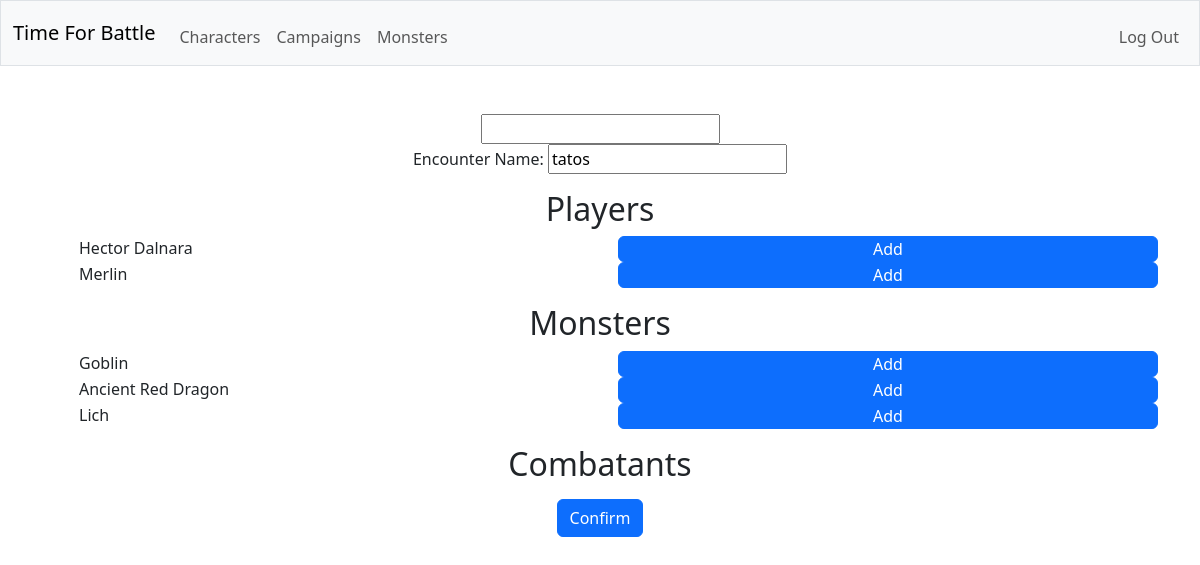
The app's page /encounter/2/edit (signed in) with its own data.
### tables this page shows
CREATE TABLE encounters (id INTEGER PRIMARY KEY NOT NULL, campaign_id INTEGER NOT NULL, status TEXT NOT NULL, round_count INTEGER NOT NULL, turn_combatant_id INTEGER NOT NULL, name TEXT NOT NULL, FOREIGN KEY (campaign_id) REFERENCES campaigns(id));

CREATE TABLE characters (creature_id INTEGER NOT NULL, background TEXT NOT NULL, species TEXT NOT NULL, class TEXT NOT NULL,  prof_bonus INT NOT NULL, species_traits TEXT NOT NULL, feats TEXT NOT NULL, acrobatics INTEGER NOT NULL, animal_handling INTEGER NOT NULL, arcana INTEGER NOT NULL, athletics INTEGER NOT NULL, deception INTEGER NOT NULL, history INTEGER NOT NULL, insight INTEGER NOT NULL, intimidation INTEGER NOT NULL, investigation INTEGER NOT NULL, medicine INTEGER NOT NULL, nature INTEGER NOT NULL, perception INTEGER NOT NULL, performance INTEGER NOT NULL, persuasion INTEGER NOT NULL, religion INTEGER NOT NULL, sleight_of_hand INTEGER NOT NULL, stealth INTEGER NOT NULL, survival INTEGER NOT NULL, FOREIGN KEY (creature_id) REFERENCES creatures(id));

CREATE TABLE creatures (id INTEGER PRIMARY KEY NOT NULL, user_id INTEGER NOT NULL, is_player INTEGER NOT NULL, name TEXT NOT NULL, size TEXT NOT NULL, alignment TEXT NOT NULL, armor_class TEXT NOT NULL, max_hitpoints INTEGER NOT NULL, initiative_bonus INTEGER NOT NULL, speed TEXT NOT NULL, strength INTEGER NOT NULL, dexterity INTEGER NOT NULL, constitution INTEGER NOT NULL, intelligence INTEGER NOT NULL, wisdom INTEGER NOT NULL, charisma INTEGER NOT NULL, strength_save_bonus INTEGER NOT NULL, dexterity_save_bonus INTEGER NOT NULL, constitution_save_bonus INTEGER NOT NULL, intelligence_save_bonus INTEGER NOT NULL, wisdom_save_bonus INTEGER NOT NULL, charisma_save_bonus INTEGER NOT NULL, skills TEXT NOT NULL, senses TEXT NOT NULL, languages TEXT NOT NULL, traits TEXT NOT NULL, FOREIGN KEY (user_id) REFERENCES users(id));

CREATE TABLE monsters (creature_id INTEGER NOT NULL, type TEXT NOT NULL, challenge_rating TEXT NOT NULL, vulnerabilities TEXT NOT NULL, resistances TEXT NOT NULL, immunities TEXT NOT NULL, actions TEXT NOT NULL, bonus_actions TEXT NOT NULL, reactions TEXT NOT NULL, legendary_actions TEXT NOT NULL, FOREIGN KEY (creature_id) REFERENCES creatures(id));

### app.py (the view)
@app.route("/encounter/<encounter_id>/edit", methods=["GET", "POST"])
@login_required
def edit_encounter(encounter_id):
    if encounter_id[:3] == "new":
        encounter = {"id" : encounter_id, "campaign_id" : encounter_id[3:]}
    else:
        with sqlite3.connect(database) as conn:
            conn.row_factory = sqlite3.Row
            cur = conn.cursor()
            cur.execute(
                "SELECT * FROM encounters JOIN campaigns ON campaigns.id = encounters.campaign_id WHERE encounters.id = ?",
                (encounter_id,)
            )
            encounters = [dict(row) for row in cur.fetchall()]
        if len(encounters) != 1:
            return error("not found", 404)
        encounter = encounters[0]
    with sqlite3.connect(database) as conn:
        conn.row_factory = sqlite3.Row
        cur = conn.cursor()
        cur.execute(
            "SELECT * FROM campaigns WHERE id = ?",
            (encounter["campaign_id"],)
        )
        campaigns = [dict(row) for row in cur.fetchall()]
    if len(campaigns) != 1:
        return error("not found", 404)
    campaign = campaigns[0]
    if campaign["dm_id"] != session["user_id"]:
        return error("forbidden", 403)
    if request.method == "POST":
        encounter["name"] = request.form.get("encounter_name")
        encounter["combatant_ids"] = request.form.get("combatant_ids")
        if None in encounter.values():
            return error("missing input", 400)
        if encounter_id[:3] == "new":
            with sqlite3.connect(database) as conn:
                cur = conn.cursor()
                cur.execute(
                    "INSERT INTO encounters (campaign_id, name, status, round_count, turn_combatant_id) VALUES (?, ?, ?, ?, ?) RETURNING id",
                    (encounter["campaign_id"], encounter["name"], "closed", 0, 0)
                )
                encounter_id = cur.fetchone()[0]
                conn.commit()
        else:
            with sqlite3.connect(database) as conn:
                cur = conn.cursor()
                cur.execute(
                    "UPDATE encounters SET name = ? WHERE id = ?",
                    (encounter["name"], encounter_id)
                )
                conn.commit()
            with sqlite3.connect(database) as conn:
                conn.row_factory = sqlite3.Row
                cur = conn.cursor()
                cur.execute(
                    "SELECT * FROM combatants WHERE encounter_id = ?",
                    (encounter_id,)
                )
                existing_combatants = [dict(row) for row in cur.fetchall()]
            for existing_combatant in existing_combatants:
                if request.form.get("name_" + str(existing_combatant["id"])) == None:
                    with sqlite3.connect(database) as conn:
                        cur = conn.cursor()
                        cur.execute(
                            "DELETE FROM combatants WHERE id = ?",
                            (existing_combatant["id"],)
                        )
                        conn.commit()
        for combatant_id in encounter["combatant_ids"].split(","):
            if combatant_id[:4] == "new_" and request.form.get("name_" + combatant_id) != None:
                with sqlite3.connect(database) as conn:
                    conn.row_factory = sqlite3.Row
                    cur = conn.cursor()
                    cur.execute(
                        "SELECT * FROM creatures WHERE id = ?",
                        (combatant_id[4:],)
                    )
                    creatures = [dict(row) for row in cur.fetchall()]
                if len(creatures) == 1:
                    creature = creatures[0]
                    with sqlite3.connect(database) as conn:
                        cur = conn.cursor()
                        cur.execute(
                            "INSERT INTO combatants (encounter_id, creature_id, is_visible, current_hitpoints) VALUES (?, ?, ?, ?)",
                            (encounter_id, creature["id"], creature["is_player"], creature["max_hitpoints"])
                        )
                        conn.commit()
        handle_combatant_sort(encounter_id, namespace="/")
        return redirect("/encounter/" + str(encounter_id))
    else:
        if encounter_id[:3] == "new":
            with sqlite3.connect(database) as conn:
                conn.row_factory = sqlite3.Row
                cur = conn.cursor()
                cur.execute(
                    "SELECT * FROM players JOIN creatures ON players.creature_id = creatures.id JOIN characters ON creatures.id = characters.creature_id WHERE players.campaign_id = ?",
                    (encounter["campaign_id"],)
                )
                players = [dict(row) for row in cur.fetchall()]
            combatants = []
            for player in players:
                combatants.append({"id" : "new_" + str(player["creature_id"]), "name" : player["name"]})
        else:
            with sqlite3.connect(database) as conn:
                conn.row_factory = sqlite3.Row
                cur = conn.cursor()
                cur.execute(
                    "SELECT * FROM combatants JOIN creatures ON creatures.id = combatants.creature_id LEFT JOIN characters ON characters.creature_id = combatants.creature_id LEFT JOIN monsters ON monsters.creature_id = combatants.creature_id WHERE encounter_id = ?",
                    (encounter_id,)
                )
                combatants = [dict(row) for row in cur.fetchall()]
            with sqlite3.connect(database) as conn:
                conn.row_factory = sqlite3.Row
                cur = conn.cursor()
                cur.execute(
                    "SELECT * FROM players JOIN creatures ON players.creature_id = creatures.id JOIN characters ON creatures.id = characters.creature_id WHERE players.campaign_id = ?",
                    (encounter["campaign_id"],)
                )
                players = [dict(row) for row in cur.fetchall()]
        with sqlite3.connect(database) as conn:
            conn.row_factory = sqlite3.Row
            cur = conn.cursor()
            cur.execute(
                "SELECT name, challenge_rating, creature_id FROM monsters JOIN creatures ON monsters.creature_id = creatures.id"
            )
            monsters = [dict(row) for row in cur.fetchall()]
        return render_template("encounter_edit.html", encounter=encounter, combatants=combatants, players=players, monsters=monsters)

### helpers.py (called while the page is built)
def login_required(f):
    @wraps(f)
    def decorated_function(*args, **kwargs):
        if session.get("user_id") is None:
            return redirect("/login")
        return f(*args, **kwargs)
    return decorated_function

### templates/encounter_edit.html (shortened to what this page needs)
{% extends "layout.html" %}
{% block main %}
    <form action="/encounter/{{ encounter.id }}/edit" method="post">
        <input autocomplete="off" id="combatant_ids" name="combatant_ids" value="{% for combatant in combatants %}{{ combatant.id }},{% endfor %}" type="text">
        <div class="mb-3">
            <label>Encounter Name:</label>
            <input autocomplete="off" autofocus name="encounter_name" value="{{ encounter.name }}" type="text" required>
        </div>
        <h2>Players</h2>
        <ul class="formtable">
            {% for player in players %}
                <li>
                    <label>{{ player.name }}</label>
                    <button type="button" onclick="addCombatantFunction('{{ player.creature_id }}','{{ player.name }}')" class="btn btn-primary">Add</button>
                </li>
            {% endfor %}
        </ul>
        <h2>Monsters</h2>
        <ul class="formtable">
            {% for monster in monsters %}
                <li>
                    <label>{{ monster.name }}</label>
                    <button type="button" onclick="addCombatantFunction('{{ monster.creature_id }}','{{ monster.name }}')" class="btn btn-primary">Add</button>
                </li>
            {% endfor %}
        </ul>
        <h2>Combatants</h2>
        <button class="btn btn-primary" type="submit">Confirm</button>
    </form>
{% endblock %}

### static/styles.css (style rules this page uses)
.formtable li { display: flex; padding: 0px; width: 100%; min-height: 26px; }
.formtable label { text-align: left; display: block; align-items: center; width: 100%; height: 100%; padding: 0px 5px 0px 5px; min-height: 26px; }
.formtable button { width: 100%; height: 100%; padding: 0px; min-height: 26px; }

### records on screen
encounters: encounter_name "tatos"
characters: name "Hector Dalnara"
characters: name "Merlin"
monsters: name "Goblin"
monsters: name "Ancient Red Dragon"
monsters: name "Lich"
